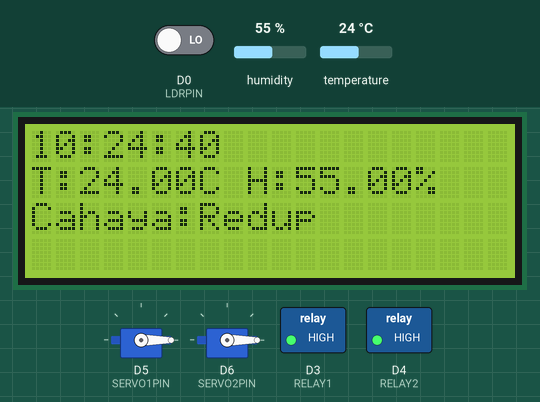
Bench run of a sketch on a simulated ESP8266 (NodeMCU). Parts: 20×4 character LCD, 2 × servo, switched loads named in the sketch (green lamp = pin HIGH). The inputs (shaded band) are chosen by the test bench; at power-on: D0 (LDRPIN) LOW, humidity 55 %, temperature 24 °C. WiFi joins after 1.5 s; servers stay silent unless stated; uploads are accepted with an empty reply; the local clock reads 2024-03-15 10:24:30 at power-on unless the sketch sets it; what the sketch prints to the serial monitor is not drawn.

Above: at 10.6 s.
10.7 s: D0 (LDRPIN) driven HIGH
At 20.8 s:
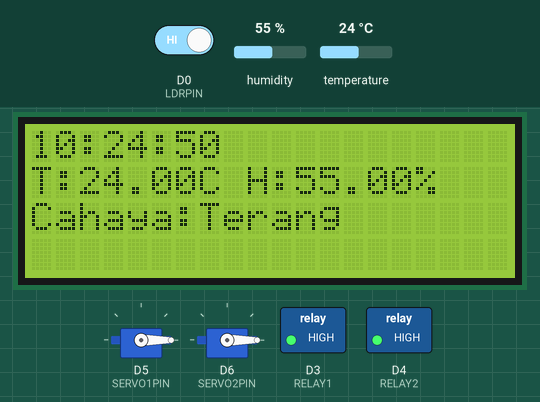
23.6 s: humidity set to 22 %
At 30.9 s:
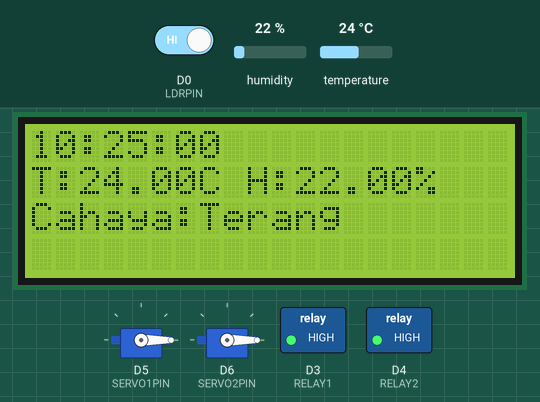
36.5 s: temperature set to 12 °C
At 40.9 s:
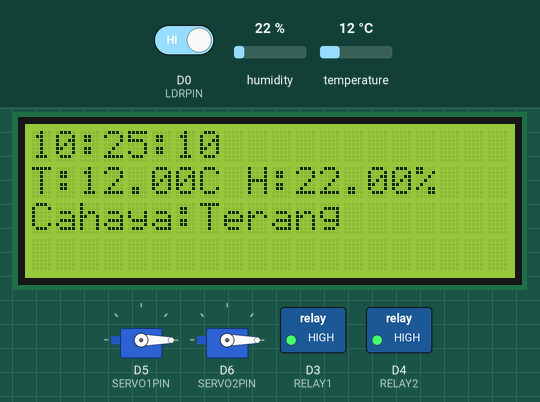
50.5 s: D0 (LDRPIN) driven LOW
At 61.0 s:
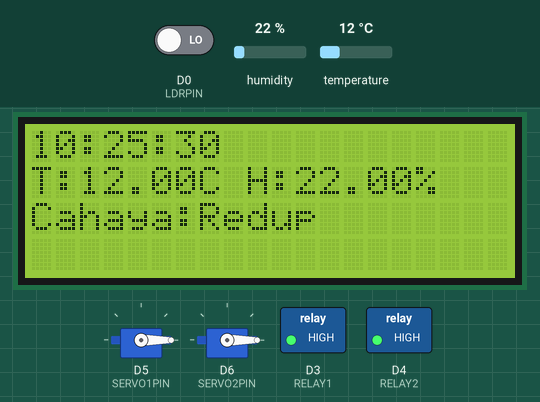
63.4 s: humidity set to 40 %
At 71.0 s:
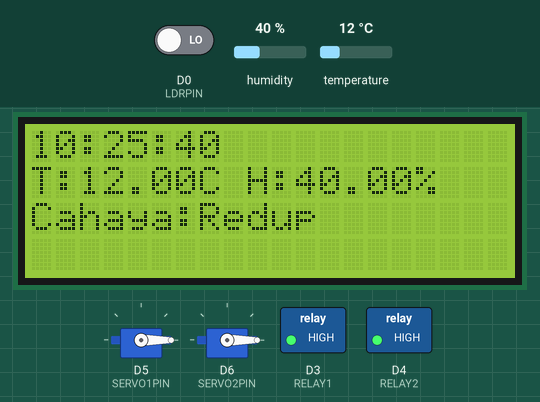
Timing chart, 0 to 72.5 s (numbered marks = the images above; inputs shaded):
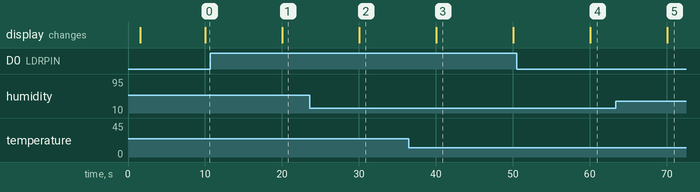

The sketch:

toge.ino
```cpp
#include <ESP8266WiFi.h>
#include <ESP8266HTTPClient.h>
#include <Wire.h>
#include <LiquidCrystal_I2C.h>
#include <DHT.h>
#include <Servo.h>
#include <RTClib.h>
#include <ArduinoJson.h>

// ====== KONFIGURASI WIFI ======
const char* ssid = "Herry Hotspot";
const char* password = "halwatulinka";

// ====== KONFIGURASI SERVER ======
String serverControl = "http://192.168.100.101:8000/api/device-control";
String serverSensor  = "http://192.168.100.101:8000/api/sensors";

// ====== PIN DEFINISI ======
#define DHTPIN D7
#define DHTTYPE DHT22
#define LDRPIN D0
#define RELAY1 D3   //Kipas
#define RELAY2 D4   // Pompa Air
#define SERVO1PIN D5
#define SERVO2PIN D6

// ====== OBJEK ======
DHT dht(DHTPIN, DHTTYPE);
LiquidCrystal_I2C lcd(0x26, 20, 4);
RTC_DS3231 rtc;
Servo servo1, servo2;

// ====== VARIABEL ======
unsigned long lastUpdate = 0;
int updateInterval = 10000;
float suhu = 0, kelembapan = 0;
int cahaya = 0;

String jadwal[10];
int jumlahJadwal = 0;
int batasSuhuKipas = 32;

bool menyiram = false;
unsigned long waktuMulaiSiram = 0;
unsigned long durasiSiram = 0;

void setup() {
  Serial.begin(115200);
  dht.begin();
  Wire.begin(D2, D1);
  lcd.begin();
  lcd.backlight();

  if (!rtc.begin()) {
    Serial.println("RTC tidak terdeteksi!");
  }

  pinMode(LDRPIN, INPUT);
  pinMode(RELAY1, OUTPUT);
  pinMode(RELAY2, OUTPUT);
  digitalWrite(RELAY1, HIGH);
  digitalWrite(RELAY2, HIGH);

  servo1.attach(SERVO1PIN);
  servo2.attach(SERVO2PIN);
  servo1.write(0);
  servo2.write(0);

  lcd.setCursor(0, 0);
  lcd.print("Koneksi WiFi...");
  WiFi.begin(ssid, password);
  while (WiFi.status() != WL_CONNECTED) {
    delay(500);
    Serial.print(".");
  }
  lcd.clear();
  lcd.print("WiFi Connected!");
  delay(1000);

  ambilPerintahDariServer();
}

void loop() {
  if (millis() - lastUpdate > updateInterval) {
    lastUpdate = millis();
    bacaSensorDanTampilkan();
    kirimDataSensorKeServer();
    ambilPerintahDariServer();
  }

  if (menyiram && (millis() - waktuMulaiSiram >= durasiSiram)) {
    digitalWrite(RELAY1, HIGH); // matikan pompa
    digitalWrite(RELAY2, HIGH); // matikan kipas
    menyiram = false;
    Serial.println("Penyiraman otomatis SELESAI!");
    lcd.setCursor(0, 3);
    lcd.print("Siram selesai     ");
  }
}

// ====== FUNGSI ======

void bacaSensorDanTampilkan() {
  suhu = dht.readTemperature();
  kelembapan = dht.readHumidity();
  cahaya = digitalRead(LDRPIN);
  DateTime now = rtc.now();

  lcd.clear();
  lcd.setCursor(0, 0);
  lcd.print(now.timestamp(DateTime::TIMESTAMP_TIME));
  lcd.setCursor(0, 1);
  lcd.print("T:");
  lcd.print(suhu);
  lcd.print("C H:");
  lcd.print(kelembapan);
  lcd.print("%");
  lcd.setCursor(0, 2);
  lcd.print("Cahaya:");
  lcd.print(cahaya == HIGH ? "Terang" : "Redup");
}

void kirimDataSensorKeServer() {
  if (WiFi.status() == WL_CONNECTED) {
    WiFiClient client;
    HTTPClient http;
    http.begin(client, serverSensor);
    http.addHeader("Content-Type", "application/json");

    DateTime now = rtc.now();
    char waktu[20];
    sprintf(waktu, "%04d-%02d-%02d %02d:%02d:%02d", now.year(), now.month(), now.day(), now.hour(), now.minute(), now.second());

    StaticJsonDocument<200> doc;
    doc["temperature"] = suhu;
    doc["humidity"] = kelembapan;
    doc["light_level"] = cahaya;
    doc["measured_at"] = waktu;

    String requestBody;
    serializeJson(doc, requestBody);

    int httpCode = http.POST(requestBody);
    if (httpCode > 0) {
      Serial.println("Data sensor terkirim ke server:");
      Serial.println(requestBody);
    } else {
      Serial.println("Gagal kirim data sensor!");
    }

    http.end();
  }
}

void kendaliOtomatis() {
  DateTime now = rtc.now();
  char currentTime[6];
  sprintf(currentTime, "%02d:%02d", now.hour(), now.minute());

  // === Penyiraman Otomatis ===
  for (int i = 0; i < jumlahJadwal; i++) {

    if (!menyiram && jadwal[i] == String(currentTime)) {
      Serial.println("Penyiraman otomatis AKTIF!");
      digitalWrite(RELAY1, LOW); // nyalakan pompa
      digitalWrite(RELAY2, LOW); // nyalakan kipas
      lcd.setCursor(0, 3);
      lcd.print("Sirami otomatis!");
      menyiram = true;
      waktuMulaiSiram = millis();
      break;
    }
  }

  // === Kipas Otomatis ===
  // if (suhu > batasSuhuKipas) {
  //   digitalWrite(RELAY2, LOW);
  //   Serial.println("Kipas ON (otomatis)");
  // } else {
  //   digitalWrite(RELAY2, HIGH);
  //   Serial.println("Kipas OFF (otomatis)");
  // }
}

void ambilPerintahDariServer() {
  if (WiFi.status() == WL_CONNECTED) {
    WiFiClient client;
    HTTPClient http;
    http.begin(client, serverControl);

    int httpCode = http.GET();
    if (httpCode == 200) {
      String payload = http.getString();
      Serial.println(payload);

      StaticJsonDocument<512> doc;
      DeserializationError error = deserializeJson(doc, payload);
      if (!error) {
        jumlahJadwal = 0;
        if (doc.containsKey("schedules")) {
          for (JsonVariant waktu : doc["schedules"].as<JsonArray>()) {
            jadwal[jumlahJadwal++] = waktu.as<String>();
          }
        }

        if (doc.containsKey("fan_temp_limit")) {
          batasSuhuKipas = doc["fan_temp_limit"];
        }

        if (doc.containsKey("watering")) {
          durasiSiram = (unsigned long) doc["watering"] * 60UL * 1000UL;

          Serial.print("Durasi siram (ms): ");
          Serial.println(durasiSiram);
        }

        String communication = doc["communication"];

        if (communication == "1") {
          kendaliOtomatis();
        } else {
          int relay1 = doc["relay"][0];
          int relay2 = doc["relay"][1];
          digitalWrite(RELAY1, relay1 ? LOW : HIGH);
          digitalWrite(RELAY2, relay2 ? LOW : HIGH);

          int servoPos = doc["servo_cover"];
          if (servoPos) {
            servo1.write(90);
            servo2.write(90);
          } else {
            servo1.write(0);
            servo2.write(0);
          }

          lcd.setCursor(0, 3);
          lcd.print("R1:");
          lcd.print(relay1);
          lcd.print(" R2:");
          lcd.print(relay2);
          lcd.print(" S:");
          lcd.print(servoPos ? "Terbuka" : "Tertutup");
        }
      }
    } else {
      Serial.println("Gagal ambil data API");
    }
    http.end();
  }
}
```

Measured:
- after the input at 10.7 s, the display: changes after 9.3 s (image 1)
- after the input at 23.6 s, the display: changes after 6.5 s (image 2)
- after the input at 50.5 s, the display: changes after 9.6 s (image 4)
- after the input at 63.4 s, the display: changes after 6.7 s (image 5)
